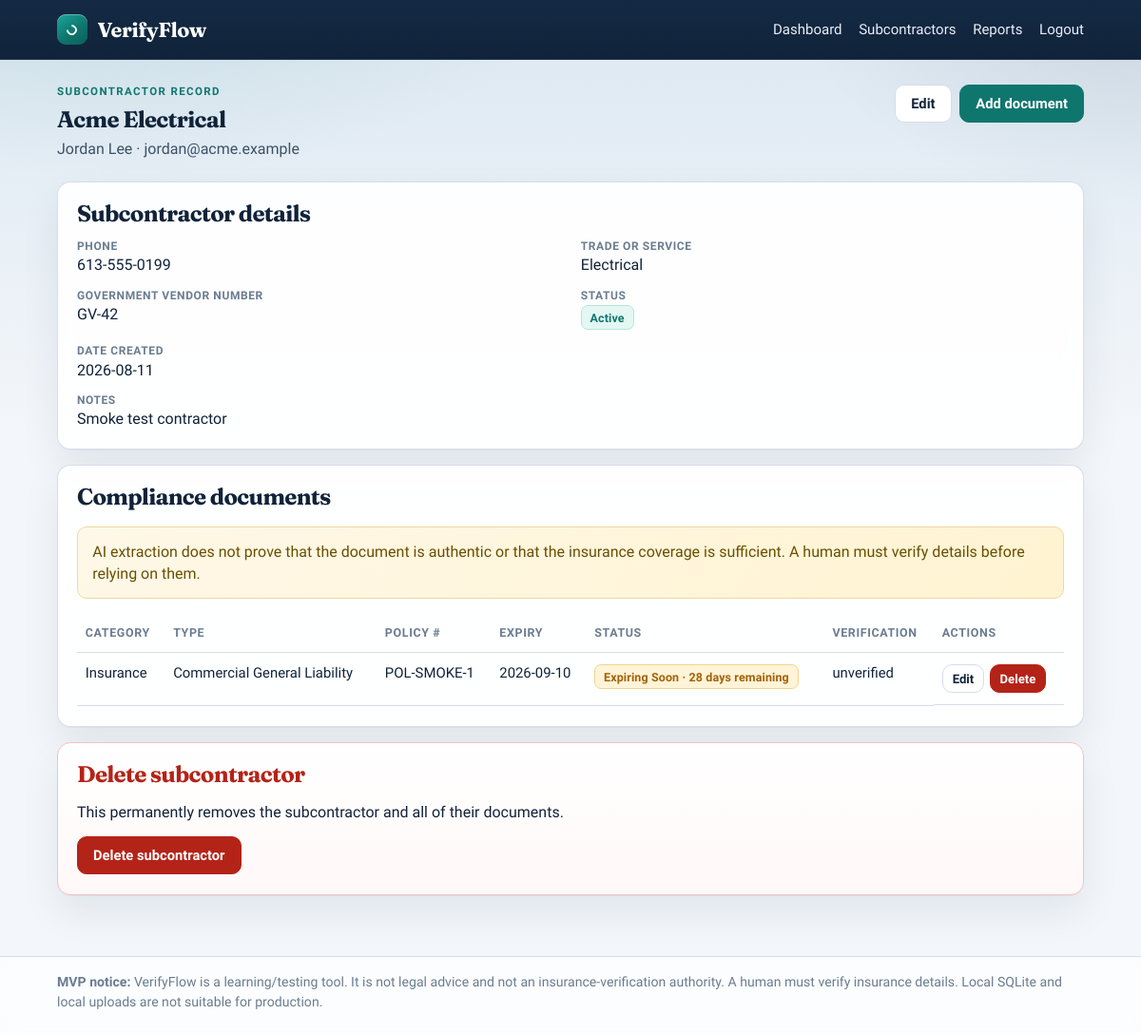
Page /contractors/7328a3b0-1295-478a-9f3f-7dc81942b84b (signed in) on the committed database.
### app.py (models this page shows)
class Contractor(db.Model):
    __tablename__ = "contractors"
    id = db.Column(db.Integer, primary_key=True)
    public_id = db.Column(db.String(36), unique=True, nullable=False, default=lambda: str(uuid.uuid4()))
    organization_id = db.Column(db.Integer, db.ForeignKey("organizations.id"), nullable=False, index=True)
    company_name = db.Column(db.String(200), nullable=False)
    contact_name = db.Column(db.String(200), nullable=False)
    email = db.Column(db.String(255), nullable=False)
    phone = db.Column(db.String(50), nullable=True)
    trade_or_service = db.Column(db.String(200), nullable=True)
    government_vendor_number = db.Column(db.String(100), nullable=True)
    notes = db.Column(db.Text, nullable=True)
    is_active = db.Column(db.Boolean, default=True, nullable=False)
    created_at = db.Column(db.DateTime, nullable=False, default=lambda: datetime.now(timezone.utc))
    organization = db.relationship("Organization", back_populates="contractors")
    documents = db.relationship(
        "ComplianceDocument",
        back_populates="contractor",
        cascade="all, delete-orphan",
        lazy=True,
    )

class ComplianceDocument(db.Model):
    __tablename__ = "compliance_documents"
    id = db.Column(db.Integer, primary_key=True)
    public_id = db.Column(db.String(36), unique=True, nullable=False, default=lambda: str(uuid.uuid4()))
    organization_id = db.Column(db.Integer, db.ForeignKey("organizations.id"), nullable=False, index=True)
    contractor_id = db.Column(db.Integer, db.ForeignKey("contractors.id"), nullable=False, index=True)
    category = db.Column(db.String(50), nullable=False, default="Insurance")
    document_type = db.Column(db.String(200), nullable=False)
    issuer = db.Column(db.String(200), nullable=True)
    policy_number = db.Column(db.String(100), nullable=True)
    coverage_amount = db.Column(db.Numeric(14, 2), nullable=True)
    currency = db.Column(db.String(10), nullable=True, default="CAD")
    issued_date = db.Column(db.Date, nullable=True)
    expiry_date = db.Column(db.Date, nullable=False)
    verification_status = db.Column(db.String(30), nullable=False, default="unverified")
    original_filename = db.Column(db.String(255), nullable=True)
    stored_filename = db.Column(db.String(255), nullable=True)
    extraction_method = db.Column(db.String(50), nullable=True)
    date_uploaded = db.Column(db.DateTime, nullable=False, default=lambda: datetime.now(timezone.utc))
    notes = db.Column(db.Text, nullable=True)
    contractor = db.relationship("Contractor", back_populates="documents")
    def days_remaining(self, today: Optional[date] = None) -> int:
        today = today or date.today()
        return (self.expiry_date - today).days
    def expiry_status(self, today: Optional[date] = None) -> str:
        days = self.days_remaining(today)
        if days < 0:
            return "Expired"
        if days <= 30:
            return "Expiring Soon"
        return "Valid"

### app.py (the view)
    @app.route("/contractors/<public_id>")
    @org_required
    def contractor_detail(public_id: str):
        contractor = get_contractor_or_404(public_id)
        documents = (
            ComplianceDocument.query.filter_by(
                contractor_id=contractor.id,
                organization_id=current_user.organization_id,
            )
            .order_by(ComplianceDocument.expiry_date.asc())
            .all()
        )
        delete_form = DeleteForm()
        return render_template(
            "contractor_detail.html",
            contractor=contractor,
            documents=documents,
            delete_form=delete_form,
        )

### app.py (called while the page is built)
def org_required(view):
    @wraps(view)
    @login_required
    def wrapped(*args, **kwargs):
        if not current_user.organization_id:
            abort(403)
        return view(*args, **kwargs)
    return wrapped

def get_contractor_or_404(public_id: str) -> Contractor:
    contractor = Contractor.query.filter_by(
        public_id=public_id,
        organization_id=current_user.organization_id,
    ).first()
    if not contractor:
        abort(404)
    return contractor

def days_label(days: int) -> str:
    absolute = abs(days)
    unit = "day" if absolute == 1 else "days"
    if days > 0:
        return f"{absolute} {unit} remaining"
    if days == 0:
        return "expires today"
    return f"expired {absolute} {unit} ago"

def register_template_helpers(app: Flask) -> None:
    @app.context_processor
    def inject_globals():
        return {
            "app_name": "VerifyFlow",
            "document_type_suggestions": DOCUMENT_TYPE_CHOICES,
        }
    @app.template_filter("expiry_badge_class")
    def expiry_badge_class(status: str) -> str:
        mapping = {
            "Valid": "badge-valid",
            "Expiring Soon": "badge-soon",
            "Expired": "badge-expired",
        }
        return mapping.get(status, "badge-muted")
    @app.template_filter("days_label")
    def days_label_filter(days: int) -> str:
        return days_label(days)

### templates/contractor_detail.html (shortened to what this page needs)
{% extends "base.html" %}
{% block content %}
<section class="page-header">
  <div>
    <p class="eyebrow">Subcontractor record</p>
    <h1>{{ contractor.company_name }}</h1>
    <p class="lead">{{ contractor.contact_name }} · {{ contractor.email }}</p>
  </div>
  <div class="header-actions">
    <a class="btn" href="{{ url_for('contractor_edit', public_id=contractor.public_id) }}">Edit</a>
    <a class="btn btn-primary" href="{{ url_for('document_new', contractor_id=contractor.public_id) }}">Add document</a>
  </div>
</section>
<section class="panel">
  <h2>Subcontractor details</h2>
  <dl class="detail-grid">
    <div><dt>Phone</dt><dd>{{ contractor.phone or "—" }}</dd></div>
    <div><dt>Trade or service</dt><dd>{{ contractor.trade_or_service or "—" }}</dd></div>
    <div><dt>Government vendor number</dt><dd>{{ contractor.government_vendor_number or "—" }}</dd></div>
    <div><dt>Status</dt><dd>{% if contractor.is_active %}<span class="badge badge-valid">Active</span>{% else %}<span class="badge badge-muted">Inactive</span>{% endif %}</dd></div>
    <div><dt>Date created</dt><dd>{{ contractor.created_at.strftime('%Y-%m-%d') }}</dd></div>
    <div class="field-full"><dt>Notes</dt><dd>{{ contractor.notes or "—" }}</dd></div>
  </dl>
</section>
<section class="panel">
  <div class="panel-header">
    <h2>Compliance documents</h2>
  </div>
  <p class="notice">
    AI extraction does not prove that the document is authentic or that the insurance coverage is sufficient.
    A human must verify details before relying on them.
  </p>
  {% if documents %}
  <div class="table-wrap">
    <table>
      <thead>
        <tr>
          <th>Category</th>
          <th>Type</th>
          <th>Policy #</th>
          <th>Expiry</th>
          <th>Status</th>
          <th>Verification</th>
          <th>Actions</th>
        </tr>
      </thead>
      <tbody>
        {% for doc in documents %}
        <tr>
          <td>{{ doc.category }}</td>
          <td>{{ doc.document_type }}</td>
          <td>{{ doc.policy_number or "—" }}</td>
          <td>{{ doc.expiry_date }}</td>
          <td><span class="badge {{ doc.expiry_status()|expiry_badge_class }}">{{ doc.expiry_status() }} · {{ doc.days_remaining()|days_label }}</span></td>
          <td>{{ doc.verification_status }}</td>
          <td class="actions">
            <a class="btn btn-small" href="{{ url_for('document_edit', public_id=doc.public_id) }}">Edit</a>
            <form method="post" action="{{ url_for('document_delete', public_id=doc.public_id) }}" class="inline-form" onsubmit="return confirm('Delete this document? This cannot be undone.');">
              <button type="submit" class="btn btn-small btn-danger">Delete</button>
            </form>
          </td>
        </tr>
        {% endfor %}
      </tbody>
    </table>
  </div>
  {% else %}
  <p class="empty">No documents yet for this subcontractor.</p>
  {% endif %}
</section>
<section class="panel danger-zone">
  <h2>Delete subcontractor</h2>
  <p>This permanently removes the subcontractor and all of their documents.</p>
  <form method="post" action="{{ url_for('contractor_delete', public_id=contractor.public_id) }}" onsubmit="return confirm('Delete this subcontractor and all related documents?');">
    <button type="submit" class="btn btn-danger">Delete subcontractor</button>
  </form>
</section>
{% endblock %}

### rows in the picture
Contractor: company_name "Acme Electrical", contact_name "Jordan Lee", email "jordan@acme.example", phone "613-555-0199", trade_or_service "Electrical", government_vendor_number "GV-42", created_at "2026-08-11", notes "Smoke test contractor"
ComplianceDocument: category "Insurance", document_type "Commercial General Liability", policy_number "POL-SMOKE-1", expiry_date "2026-09-10", expiry_status "Expiring Soon", days_remaining|days_label "28 days remaining", verification_status "unverified"
